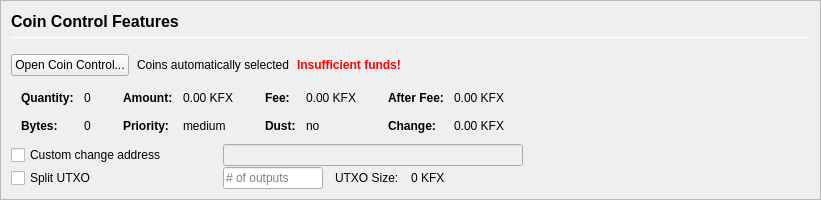
         <widget class="QFrame" name="frameCoinControl">
          <property name="sizePolicy">
           <sizepolicy hsizetype="Expanding" vsizetype="Expanding">
            <horstretch>0</horstretch>
            <verstretch>0</verstretch>
           </sizepolicy>
          </property>
          <property name="maximumSize">
           <size>
            <width>16777215</width>
            <height>16777215</height>
           </size>
          </property>
          <property name="frameShape">
           <enum>QFrame::StyledPanel</enum>
          </property>
          <property name="frameShadow">
           <enum>QFrame::Sunken</enum>
          </property>
          <layout class="QVBoxLayout" name="verticalLayoutCoinControl2">
           <property name="spacing">
            <number>0</number>
           </property>
           <property name="leftMargin">
            <number>0</number>
           </property>
           <property name="topMargin">
            <number>0</number>
           </property>
           <property name="rightMargin">
            <number>0</number>
           </property>
           <property name="bottomMargin">
            <number>0</number>
           </property>
           <item>
            <widget class="QFrame" name="frameCoinControl_BG">
             <layout class="QVBoxLayout" name="verticalLayoutCoinControl" stretch="0,0,0,0,0,0">
              <property name="spacing">
               <number>1</number>
              </property>
              <property name="leftMargin">
               <number>10</number>
              </property>
              <property name="topMargin">
               <number>10</number>
              </property>
              <item>
               <layout class="QHBoxLayout" name="horizontalLayoutCoinControl1">
                <property name="bottomMargin">
                 <number>15</number>
                </property>
                <item>
                 <layout class="QVBoxLayout" name="verticalLayout_3">
                  <property name="spacing">
                   <number>6</number>
                  </property>
                  <item>
                   <widget class="QLabel" name="labelCoinControlFeatures">
                    <property name="sizePolicy">
                     <sizepolicy hsizetype="Preferred" vsizetype="Maximum">
                      <horstretch>0</horstretch>
                      <verstretch>0</verstretch>
                     </sizepolicy>
                    </property>
                    <property name="minimumSize">
                     <size>
                      <width>0</width>
                      <height>20</height>
                     </size>
                    </property>
                    <property name="font">
                     <font>
                      <pointsize>12</pointsize>
                      <weight>75</weight>
                      <bold>true</bold>
                     </font>
                    </property>
                    <property name="styleSheet">
                     <string notr="true">font-weight:bold;</string>
                    </property>
                    <property name="text">
                     <string>Coin Control Features</string>
                    </property>
                   </widget>
                  </item>
                  <item>
                   <widget class="Line" name="line">
                    <property name="minimumSize">
                     <size>
                      <width>0</width>
                      <height>1</height>
                     </size>
                    </property>
                    <property name="maximumSize">
                     <size>
                      <width>16777215</width>
                      <height>1</height>
                     </size>
                    </property>
                    <property name="orientation">
                     <enum>Qt::Horizontal</enum>
                    </property>
                   </widget>
                  </item>
                 </layout>
                </item>
               </layout>
              </item>
              <item>
               <layout class="QHBoxLayout" name="horizontalLayoutCoinControl2" stretch="0,0,0,0">
                <property name="spacing">
                 <number>8</number>
                </property>
                <property name="bottomMargin">
                 <number>10</number>
                </property>
                <item>
                 <widget class="QPushButton" name="pushButtonCoinControl">
                  <property name="styleSheet">
                   <string notr="true"/>
                  </property>
                  <property name="text">
                   <string>Open Coin Control...</string>
                  </property>
                  <property name="autoDefault">
                   <bool>false</bool>
                  </property>
                 </widget>
                </item>
                <item>
                 <widget class="QLabel" name="labelCoinControlAutomaticallySelected">
                  <property name="text">
                   <string>Coins automatically selected</string>
                  </property>
                  <property name="margin">
                   <number>5</number>
                  </property>
                 </widget>
                </item>
                <item>
                 <widget class="QLabel" name="labelCoinControlInsuffFunds">
                  <property name="font">
                   <font>
                    <weight>75</weight>
                    <bold>true</bold>
                   </font>
                  </property>
                  <property name="styleSheet">
                   <string notr="true">color:red;font-weight:bold;</string>
                  </property>
                  <property name="text">
                   <string>Insufficient funds!</string>
                  </property>
                  <property name="margin">
                   <number>5</number>
                  </property>
                 </widget>
                </item>
                <item>
                 <spacer name="horizontalSpacerCoinControl">
                  <property name="orientation">
                   <enum>Qt::Horizontal</enum>
                  </property>
                  <property name="sizeHint" stdset="0">
                   <size>
                    <width>40</width>
                    <height>1</height>
                   </size>
                  </property>
                 </spacer>
                </item>
               </layout>
              </item>
              <item>
               <widget class="QWidget" name="widgetCoinControl" native="true">
                <property name="sizePolicy">
                 <sizepolicy hsizetype="Preferred" vsizetype="Preferred">
                  <horstretch>0</horstretch>
                  <verstretch>0</verstretch>
                 </sizepolicy>
                </property>
                <property name="minimumSize">
                 <size>
                  <width>0</width>
                  <height>0</height>
                 </size>
                </property>
                <property name="styleSheet">
                 <string notr="true"/>
                </property>
                <layout class="QHBoxLayout" name="horizontalLayoutCoinControl5">
                 <property name="leftMargin">
                  <number>0</number>
                 </property>
                 <property name="topMargin">
                  <number>0</number>
                 </property>
                 <property name="rightMargin">
                  <number>0</number>
                 </property>
                 <property name="bottomMargin">
                  <number>0</number>
                 </property>
                 <item>
                  <layout class="QHBoxLayout" name="horizontalLayoutCoinControl3" stretch="0,0,0,1">
                   <property name="spacing">
                    <number>20</number>
                   </property>
                   <property name="topMargin">
                    <number>0</number>
                   </property>
                   <property name="bottomMargin">
                    <number>10</number>
                   </property>
                   <item>
                    <layout class="QFormLayout" name="formLayoutCoinControl1">
                     <property name="horizontalSpacing">
                      <number>10</number>
                     </property>
                     <property name="verticalSpacing">
                      <number>14</number>
                     </property>
                     <property name="leftMargin">
                      <number>10</number>
                     </property>
                     <property name="topMargin">
                      <number>4</number>
                     </property>
                     <property name="rightMargin">
                      <number>6</number>
                     </property>
                     <item row="0" column="0">
                      <widget class="QLabel" name="labelCoinControlQuantityText">
                       <property name="font">
                        <font>
                         <weight>75</weight>
                         <bold>true</bold>
                        </font>
                       </property>
                       <property name="text">
                        <string>Quantity:</string>
                       </property>
                       <property name="margin">
                        <number>0</number>
                       </property>
                      </widget>
                     </item>
                     <item row="0" column="1">
                      <widget class="QLabel" name="labelCoinControlQuantity">
                       <property name="cursor">
                        <cursorShape>IBeamCursor</cursorShape>
                       </property>
                       <property name="contextMenuPolicy">
                        <enum>Qt::ActionsContextMenu</enum>
                       </property>
                       <property name="text">
                        <string notr="true">0</string>
                       </property>
                       <property name="margin">
                        <number>0</number>
                       </property>
                       <property name="textInteractionFlags">
                        <set>Qt::LinksAccessibleByMouse|Qt::TextSelectableByKeyboard|Qt::TextSelectableByMouse</set>
                       </property>
                      </widget>
                     </item>
                     <item row="1" column="0">
                      <widget class="QLabel" name="labelCoinControlBytesText">
                       <property name="font">
                        <font>
                         <weight>75</weight>
                         <bold>true</bold>
                        </font>
                       </property>
                       <property name="text">
                        <string>Bytes:</string>
                       </property>
                      </widget>
                     </item>
                     <item row="1" column="1">
                      <widget class="QLabel" name="labelCoinControlBytes">
                       <property name="cursor">
                        <cursorShape>IBeamCursor</cursorShape>
                       </property>
                       <property name="contextMenuPolicy">
                        <enum>Qt::ActionsContextMenu</enum>
                       </property>
                       <property name="text">
                        <string notr="true">0</string>
                       </property>
                       <property name="textInteractionFlags">
                        <set>Qt::LinksAccessibleByMouse|Qt::TextSelectableByKeyboard|Qt::TextSelectableByMouse</set>
                       </property>
                      </widget>
                     </item>
                    </layout>
                   </item>
                   <item>
                    <layout class="QFormLayout" name="formLayoutCoinControl2">
                     <property name="horizontalSpacing">
                      <number>10</number>
                     </property>
                     <property name="verticalSpacing">
                      <number>14</number>
                     </property>
                     <property name="leftMargin">
                      <number>6</number>
                     </property>
                     <property name="topMargin">
                      <number>4</number>
                     </property>
                     <property name="rightMargin">
                      <number>6</number>
                     </property>
                     <item row="0" column="0">
                      <widget class="QLabel" name="labelCoinControlAmountText">
                       <property name="font">
                        <font>
                         <weight>75</weight>
                         <bold>true</bold>
                        </font>
                       </property>
                       <property name="text">
                        <string>Amount:</string>
                       </property>
                       <property name="margin">
                        <number>0</number>
                       </property>
                      </widget>
                     </item>
                     <item row="0" column="1">
                      <widget class="QLabel" name="labelCoinControlAmount">
                       <property name="cursor">
                        <cursorShape>IBeamCursor</cursorShape>
                       </property>
                       <property name="contextMenuPolicy">
                        <enum>Qt::ActionsContextMenu</enum>
                       </property>
                       <property name="text">
                        <string notr="true">0.00 KFX</string>
                       </property>
                       <property name="textInteractionFlags">
                        <set>Qt::LinksAccessibleByMouse|Qt::TextSelectableByKeyboard|Qt::TextSelectableByMouse</set>
                       </property>
                      </widget>
                     </item>
                     <item row="1" column="0">
                      <widget class="QLabel" name="labelCoinControlPriorityText">
                       <property name="font">
                        <font>
                         <weight>75</weight>
                         <bold>true</bold>
                        </font>
                       </property>
                       <property name="text">
                        <string>Priority:</string>
                       </property>
                      </widget>
                     </item>
                     <item row="1" column="1">
                      <widget class="QLabel" name="labelCoinControlPriority">
                       <property name="cursor">
                        <cursorShape>IBeamCursor</cursorShape>
                       </property>
                       <property name="contextMenuPolicy">
                        <enum>Qt::ActionsContextMenu</enum>
                       </property>
                       <property name="text">
                        <string>medium</string>
                       </property>
                       <property name="textInteractionFlags">
                        <set>Qt::LinksAccessibleByMouse|Qt::TextSelectableByKeyboard|Qt::TextSelectableByMouse</set>
                       </property>
                      </widget>
                     </item>
                    </layout>
                   </item>
                   <item>
                    <layout class="QFormLayout" name="formLayoutCoinControl3">
                     <property name="horizontalSpacing">
                      <number>10</number>
                     </property>
                     <property name="verticalSpacing">
                      <number>14</number>
                     </property>
                     <property name="leftMargin">
                      <number>6</number>
                     </property>
                     <property name="topMargin">
                      <number>4</number>
                     </property>
                     <property name="rightMargin">
                      <number>6</number>
                     </property>
                     <item row="0" column="0">
                      <widget class="QLabel" name="labelCoinControlFeeText">
                       <property name="font">
                        <font>
                         <weight>75</weight>
                         <bold>true</bold>
                        </font>
                       </property>
                       <property name="text">
                        <string>Fee:</string>
                       </property>
                       <property name="margin">
                        <number>0</number>
                       </property>
                      </widget>
                     </item>
                     <item row="0" column="1">
                      <widget class="QLabel" name="labelCoinControlFee">
                       <property name="cursor">
                        <cursorShape>IBeamCursor</cursorShape>
                       </property>
                       <property name="contextMenuPolicy">
                        <enum>Qt::ActionsContextMenu</enum>
                       </property>
                       <property name="text">
                        <string notr="true">0.00 KFX</string>
                       </property>
                       <property name="textInteractionFlags">
                        <set>Qt::LinksAccessibleByMouse|Qt::TextSelectableByKeyboard|Qt::TextSelectableByMouse</set>
                       </property>
                      </widget>
                     </item>
                     <item row="1" column="0">
                      <widget class="QLabel" name="labelCoinControlLowOutputText">
                       <property name="font">
                        <font>
                         <weight>75</weight>
                         <bold>true</bold>
                        </font>
                       </property>
                       <property name="text">
                        <string>Dust:</string>
                       </property>
                      </widget>
                     </item>
                     <item row="1" column="1">
                      <widget class="QLabel" name="labelCoinControlLowOutput">
                       <property name="cursor">
                        <cursorShape>IBeamCursor</cursorShape>
                       </property>
                       <property name="contextMenuPolicy">
                        <enum>Qt::ActionsContextMenu</enum>
                       </property>
                       <property name="text">
                        <string>no</string>
                       </property>
                       <property name="textInteractionFlags">
                        <set>Qt::LinksAccessibleByMouse|Qt::TextSelectableByKeyboard|Qt::TextSelectableByMouse</set>
                       </property>
                      </widget>
                     </item>
                    </layout>
                   </item>
                   <item>
                    <layout class="QFormLayout" name="formLayoutCoinControl4">
                     <property name="horizontalSpacing">
                      <number>10</number>
                     </property>
                     <property name="verticalSpacing">
                      <number>14</number>
                     </property>
                     <property name="leftMargin">
                      <number>6</number>
                     </property>
                     <property name="topMargin">
                      <number>4</number>
                     </property>
                     <property name="rightMargin">
                      <number>6</number>
                     </property>
                     <item row="0" column="0">
                      <widget class="QLabel" name="labelCoinControlAfterFeeText">
                       <property name="font">
                        <font>
                         <weight>75</weight>
                         <bold>true</bold>
                        </font>
                       </property>
                       <property name="text">
                        <string>After Fee:</string>
                       </property>
                       <property name="margin">
                        <number>0</number>
                       </property>
                      </widget>
                     </item>
                     <item row="0" column="1">
                      <widget class="QLabel" name="labelCoinControlAfterFee">
                       <property name="cursor">
                        <cursorShape>IBeamCursor</cursorShape>
                       </property>
                       <property name="contextMenuPolicy">
                        <enum>Qt::ActionsContextMenu</enum>
                       </property>
                       <property name="text">
                        <string notr="true">0.00 KFX</string>
                       </property>
                       <property name="textInteractionFlags">
                        <set>Qt::LinksAccessibleByMouse|Qt::TextSelectableByKeyboard|Qt::TextSelectableByMouse</set>
                       </property>
                      </widget>
                     </item>
                     <item row="1" column="0">
                      <widget class="QLabel" name="labelCoinControlChangeText">
                       <property name="font">
                        <font>
                         <weight>75</weight>
                         <bold>true</bold>
                        </font>
                       </property>
                       <property name="text">
                        <string>Change:</string>
                       </property>
                      </widget>
                     </item>
                     <item row="1" column="1">
                      <widget class="QLabel" name="labelCoinControlChange">
                       <property name="cursor">
                        <cursorShape>IBeamCursor</cursorShape>
                       </property>
                       <property name="contextMenuPolicy">
                        <enum>Qt::ActionsContextMenu</enum>
                       </property>
                       <property name="text">
                        <string notr="true">0.00 KFX</string>
                       </property>
                       <property name="textInteractionFlags">
                        <set>Qt::LinksAccessibleByMouse|Qt::TextSelectableByKeyboard|Qt::TextSelectableByMouse</set>
                       </property>
                      </widget>
                     </item>
                    </layout>
                   </item>
                  </layout>
                 </item>
                </layout>
               </widget>
              </item>
              <item>
               <layout class="QHBoxLayout" name="horizontalLayoutCoinControl4">
                <property name="spacing">
                 <number>12</number>
                </property>
                <property name="sizeConstraint">
                 <enum>QLayout::SetDefaultConstraint</enum>
                </property>
                <property name="topMargin">
                 <number>0</number>
                </property>
                <property name="rightMargin">
                 <number>0</number>
                </property>
                <item>
                 <widget class="QCheckBox" name="checkBoxCoinControlChange">
                  <property name="sizePolicy">
                   <sizepolicy hsizetype="Preferred" vsizetype="Preferred">
                    <horstretch>0</horstretch>
                    <verstretch>0</verstretch>
                   </sizepolicy>
                  </property>
                  <property name="minimumSize">
                   <size>
                    <width>200</width>
                    <height>0</height>
                   </size>
                  </property>
                  <property name="maximumSize">
                   <size>
                    <width>200</width>
                    <height>16777215</height>
                   </size>
                  </property>
                  <property name="toolTip">
                   <string>If this is activated, but the change address is empty or invalid, change will be sent to a newly generated address.</string>
                  </property>
                  <property name="text">
                   <string>Custom change address</string>
                  </property>
                 </widget>
                </item>
                <item>
                 <widget class="QValidatedLineEdit" name="lineEditCoinControlChange">
                  <property name="enabled">
                   <bool>false</bool>
                  </property>
                  <property name="sizePolicy">
                   <sizepolicy hsizetype="Preferred" vsizetype="Preferred">
                    <horstretch>0</horstretch>
                    <verstretch>0</verstretch>
                   </sizepolicy>
                  </property>
                  <property name="minimumSize">
                   <size>
                    <width>300</width>
                    <height>0</height>
                   </size>
                  </property>
                 </widget>
                </item>
                <item>
                 <widget class="QLabel" name="labelCoinControlChangeLabel">
                  <property name="sizePolicy">
                   <sizepolicy hsizetype="Preferred" vsizetype="Preferred">
                    <horstretch>0</horstretch>
                    <verstretch>0</verstretch>
                   </sizepolicy>
                  </property>
                  <property name="minimumSize">
                   <size>
                    <width>100</width>
                    <height>0</height>
                   </size>
                  </property>
                  <property name="text">
                   <string/>
                  </property>
                  <property name="margin">
                   <number>3</number>
                  </property>
                 </widget>
                </item>
               </layout>
              </item>
              <item>
               <layout class="QHBoxLayout" name="horizontalLayoutCoinControl6">
                <property name="spacing">
                 <number>12</number>
                </property>
                <property name="rightMargin">
                 <number>0</number>
                </property>
                <item>
                 <widget class="QCheckBox" name="splitBlockCheckBox">
                  <property name="sizePolicy">
                   <sizepolicy hsizetype="Preferred" vsizetype="Preferred">
                    <horstretch>0</horstretch>
                    <verstretch>0</verstretch>
                   </sizepolicy>
                  </property>
                  <property name="minimumSize">
                   <size>
                    <width>200</width>
                    <height>0</height>
                   </size>
                  </property>
                  <property name="maximumSize">
                   <size>
                    <width>200</width>
                    <height>16777215</height>
                   </size>
                  </property>
                  <property name="text">
                   <string>Split UTXO</string>
                  </property>
                 </widget>
                </item>
                <item>
                 <widget class="QLineEdit" name="splitBlockLineEdit">
                  <property name="sizePolicy">
                   <sizepolicy hsizetype="Preferred" vsizetype="Preferred">
                    <horstretch>50</horstretch>
                    <verstretch>0</verstretch>
                   </sizepolicy>
                  </property>
                  <property name="minimumSize">
                   <size>
                    <width>100</width>
                    <height>0</height>
                   </size>
                  </property>
                  <property name="maximumSize">
                   <size>
                    <width>100</width>
                    <height>16777215</height>
                   </size>
                  </property>
                  <property name="placeholderText">
                   <string># of outputs</string>
                  </property>
                 </widget>
                </item>
                <item>
                 <widget class="QLabel" name="labelBlockSizeText">
                  <property name="text">
                   <string>UTXO Size:</string>
                  </property>
                 </widget>
                </item>
                <item>
                 <widget class="QLabel" name="labelBlockSize">
                  <property name="text">
                   <string>0 KFX</string>
                  </property>
                 </widget>
                </item>
                <item>
                 <spacer name="horizontalSpacer_7">
                  <property name="orientation">
                   <enum>Qt::Horizontal</enum>
                  </property>
                  <property name="sizeHint" stdset="0">
                   <size>
                    <width>40</width>
                    <height>20</height>
                   </size>
                  </property>
                 </spacer>
                </item>
               </layout>
              </item>
              <item>
               <spacer name="verticalSpacerCoinControl">
                <property name="orientation">
                 <enum>Qt::Vertical</enum>
                </property>
                <property name="sizeHint" stdset="0">
                 <size>
                  <width>800</width>
                  <height>1</height>
                 </size>
                </property>
               </spacer>
              </item>
             </layout>
            </widget>
           </item>
          </layout>
         </widget>
